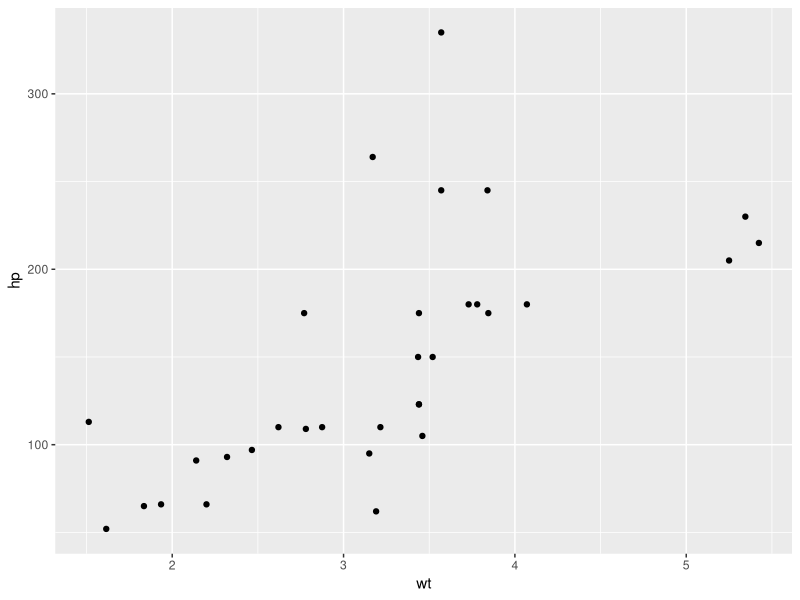
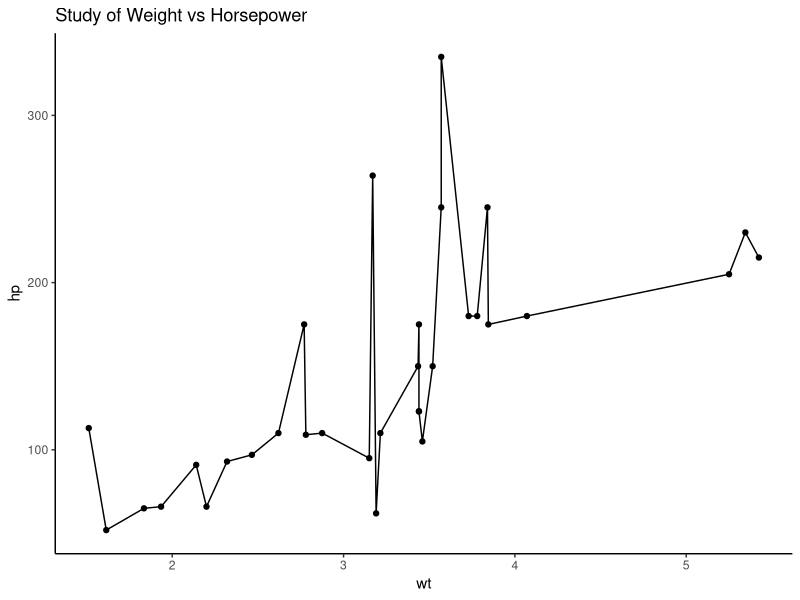
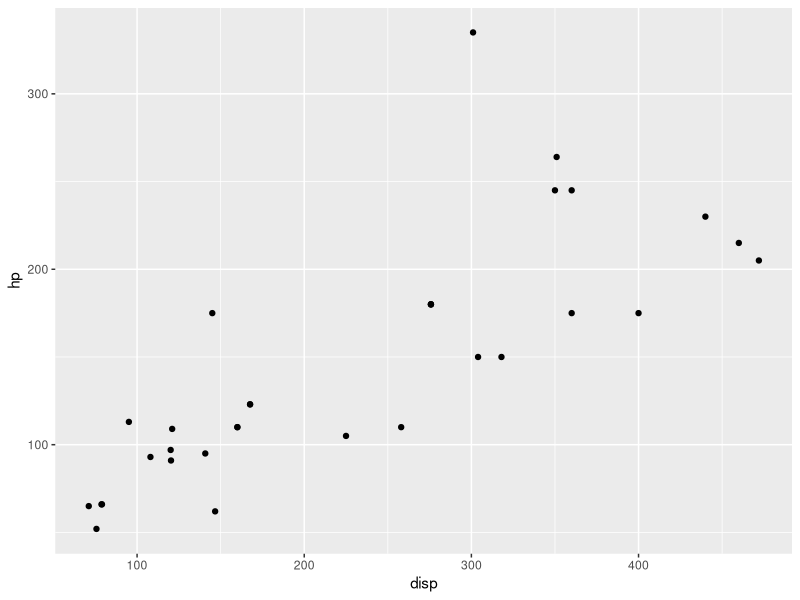
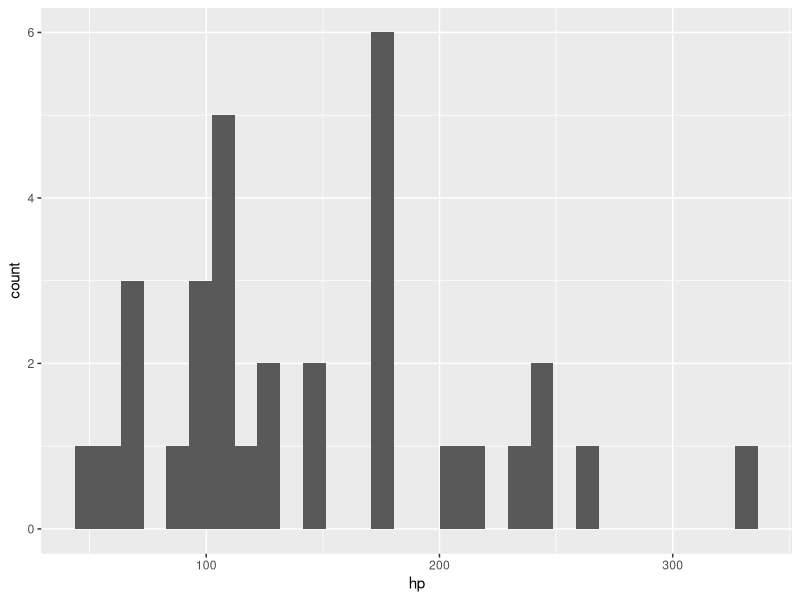
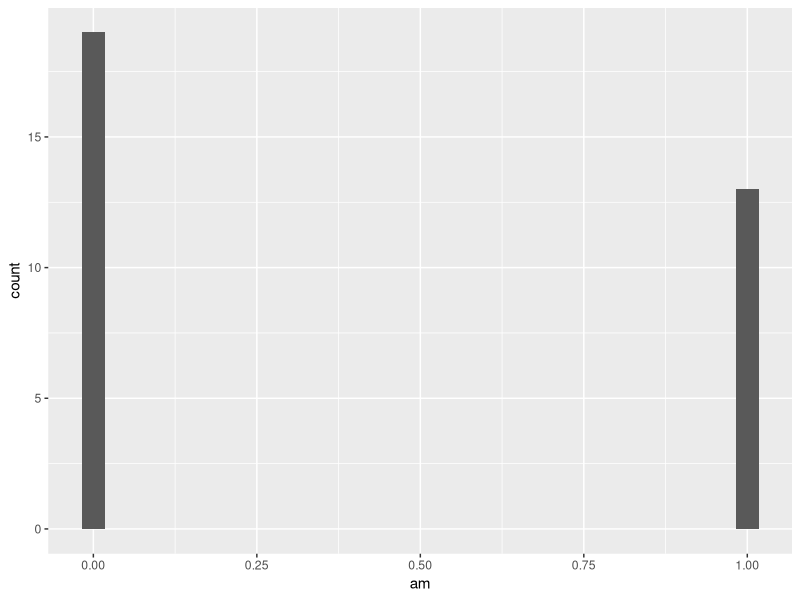

The R source for these figures, in order:
## ---- chunk 1
0.1 + 0.1 + 0.1 - 0.3
0.3 - 0.1 - 0.1 - 0.1 # a variation

# run this if you want to avoid scientific notation
options(scipen = 999)
## ---- chunk 2
# install.packages("tidyverse")
library(tidyverse)
## ---- chunk 3
mtcars[mtcars$cyl == 6 & mtcars$mpg > 20, c("mpg", "hp")]
## ---- chunk 4
mtcars %>%
  filter(cyl == 6, mpg > 20) |> # reminder that %>% is the same thing
  select(mpg, hp)
## ---- chunk 5
# {r load-data, message = FALSE}

#| label: load data
# Best opractice is to create a label for organization identity in lower left of chunk window

data(mtcars) # reads in the data & adds it to your environment as a dataframe
mtcars
#mtcars is a built in data frame

mtcars <- mtcars |> 
  rownames_to_column("model")

view(mtcars)

head(mtcars, 10)
#Create preview

summary(mtcars)
#Creates summary

?mtcars
#brings up help tap and what data includes

tail(mtcars)
## ---- chunk 6
tail(mtcars)
## ---- chunk 7
#Mean is a label

mean(mtcars$mpg)
#$ allows you to select var within dataframe

mean(mtcars$cyl)

median(mtcars$hp)
#Finds Median of variables
## ---- chunk 8

mean(mtcars$wt)
mean(mtcars$hp)
mean(mtcars$qsec)
## ---- chunk 9

median(mtcars$hp)
## ---- chunk 10
# this is a scatterplot of wt by hp

ggplot(data = mtcars, aes(x = wt, y = hp)) +
  geom_point()
## ---- chunk 11
ggplot(data = mtcars, aes(x = wt, y = hp)) +
  geom_line() +
  geom_point() +
  theme_classic() +
  labs(title = "Study of Weight vs Horsepower")

#%>% is operator used to pass the current plot objective to layout function
#Interactive scatterplot allows you to zoom, pan, and hover over data points


## ---- chunk 12
ggplot(data = mtcars, aes(x = disp, y = hp)) +
  geom_point()

ggplot(data = mtcars, aes(x = hp)) +
  geom_histogram()

ggplot(data = mtcars, aes(x = am)) +
  geom_histogram()
#treating as numeric instead of factors

mtcars <- mtcars |> 
  mutate(am_f = factor(am, labels = c("auto", "manual")))
